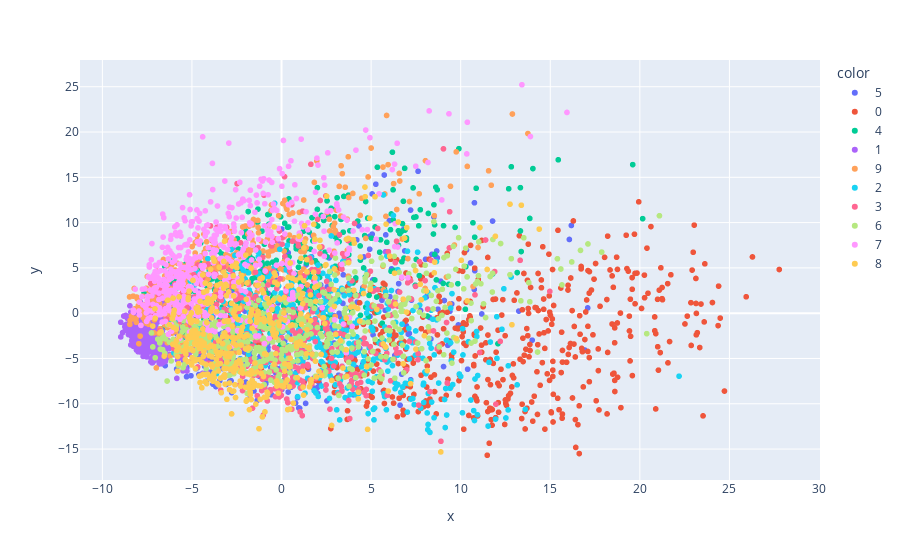
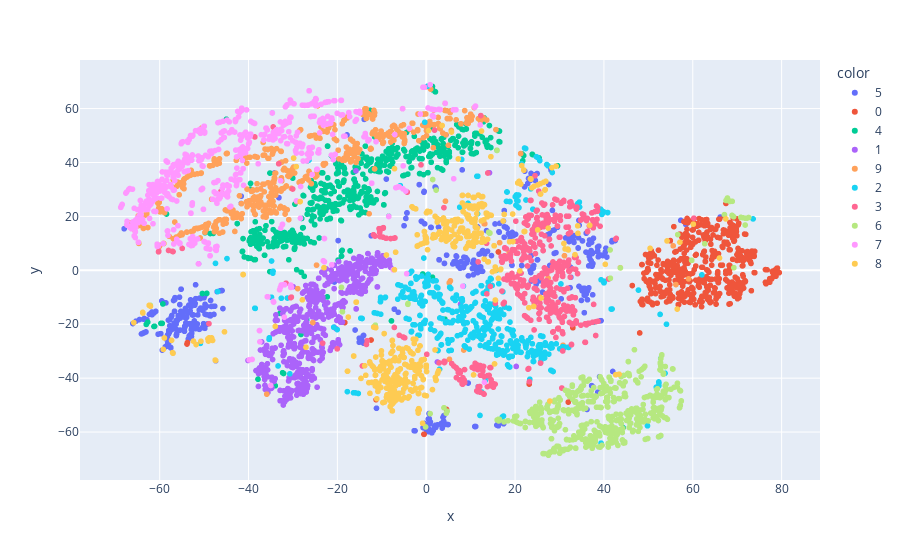

Notebook code cell kept with these figures, in order:
### Markdown cell above
##

### Code cell
# pca
pca = PCA(n_components=2)
pca_result = pca.fit_transform(high_dim_data)

show_result(pca_result, y)

# t-SNE
tsne = TSNE(n_components=2, random_state=0, perplexity=30)
tsne_result = tsne.fit_transform(high_dim_data)
show_result(tsne_result, y)

### Figure 1 — Plotly figure (JSON) as saved in the notebook; plotly's stock layout.template omitted (floating-point values rounded to 4 significant figures; data arrays with more than 128 entries replaced by an {"elided": "..."} marker saying what was removed)
{"data": [{"hovertemplate": "color=5<br>x=%{x}<br>y=%{y}<extra></extra>", "legendgroup": "5", "marker": {"color": "#636efa", "symbol": "circle"}, "mode": "markers", "name": "5", "showlegend": true, "type": "scattergl", "x": {"elided": "434 float values"}, "xaxis": "x", "y": {"elided": "434 float values"}, "yaxis": "y"}, {"hovertemplate": "color=0<br>x=%{x}<br>y=%{y}<extra></extra>", "legendgroup": "0", "marker": {"color": "#EF553B", "symbol": "circle"}, "mode": "markers", "name": "0", "showlegend": true, "type": "scattergl", "x": {"elided": "479 float values"}, "xaxis": "x", "y": {"elided": "479 float values"}, "yaxis": "y"}, {"hovertemplate": "color=4<br>x=%{x}<br>y=%{y}<extra></extra>", "legendgroup": "4", "marker": {"color": "#00cc96", "symbol": "circle"}, "mode": "markers", "name": "4", "showlegend": true, "type": "scattergl", "x": {"elided": "535 float values"}, "xaxis": "x", "y": {"elided": "535 float values"}, "yaxis": "y"}, {"hovertemplate": "color=1<br>x=%{x}<br>y=%{y}<extra></extra>", "legendgroup": "1", "marker": {"color": "#ab63fa", "symbol": "circle"}, "mode": "markers", "name": "1", "showlegend": true, "type": "scattergl", "x": {"elided": "563 float values"}, "xaxis": "x", "y": {"elided": "563 float values"}, "yaxis": "y"}, {"hovertemplate": "color=9<br>x=%{x}<br>y=%{y}<extra></extra>", "legendgroup": "9", "marker": {"color": "#FFA15A", "symbol": "circle"}, "mode": "markers", "name": "9", "showlegend": true, "type": "scattergl", "x": {"elided": "495 float values"}, "xaxis": "x", "y": {"elided": "495 float values"}, "yaxis": "y"}, {"hovertemplate": "color=2<br>x=%{x}<br>y=%{y}<extra></extra>", "legendgroup": "2", "marker": {"color": "#19d3f3", "symbol": "circle"}, "mode": "markers", "name": "2", "showlegend": true, "type": "scattergl", "x": {"elided": "488 float values"}, "xaxis": "x", "y": {"elided": "488 float values"}, "yaxis": "y"}, {"hovertemplate": "color=3<br>x=%{x}<br>y=%{y}<extra></extra>", "legendgroup": "3", "marker": {"color": "#FF6692", "symbol": "circle"}, "mode": "markers", "name": "3", "showlegend": true, "type": "scattergl", "x": {"elided": "493 float values"}, "xaxis": "x", "y": {"elided": "493 float values"}, "yaxis": "y"}, {"hovertemplate": "color=6<br>x=%{x}<br>y=%{y}<extra></extra>", "legendgroup": "6", "marker": {"color": "#B6E880", "symbol": "circle"}, "mode": "markers", "name": "6", "showlegend": true, "type": "scattergl", "x": {"elided": "501 float values"}, "xaxis": "x", "y": {"elided": "501 float values"}, "yaxis": "y"}, {"hovertemplate": "color=7<br>x=%{x}<br>y=%{y}<extra></extra>", "legendgroup": "7", "marker": {"color": "#FF97FF", "symbol": "circle"}, "mode": "markers", "name": "7", "showlegend": true, "type": "scattergl", "x": {"elided": "550 float values"}, "xaxis": "x", "y": {"elided": "550 float values"}, "yaxis": "y"}, {"hovertemplate": "color=8<br>x=%{x}<br>y=%{y}<extra></extra>", "legendgroup": "8", "marker": {"color": "#FECB52", "symbol": "circle"}, "mode": "markers", "name": "8", "showlegend": true, "type": "scattergl", "x": {"elided": "462 float values"}, "xaxis": "x", "y": {"elided": "462 float values"}, "yaxis": "y"}], "layout": {"legend": {"title": {"text": "color"}, "tracegroupgap": 0}, "margin": {"t": 60}, "xaxis": {"anchor": "y", "domain": [0, 1], "title": {"text": "x"}}, "yaxis": {"anchor": "x", "domain": [0, 1], "title": {"text": "y"}}}}

### Figure 2 — Plotly figure (JSON) as saved in the notebook; plotly's stock layout.template omitted (floating-point values rounded to 4 significant figures; data arrays with more than 128 entries replaced by an {"elided": "..."} marker saying what was removed)
{"data": [{"hovertemplate": "color=5<br>x=%{x}<br>y=%{y}<extra></extra>", "legendgroup": "5", "marker": {"color": "#636efa", "symbol": "circle"}, "mode": "markers", "name": "5", "showlegend": true, "type": "scattergl", "x": {"elided": "434 float values"}, "xaxis": "x", "y": {"elided": "434 float values"}, "yaxis": "y"}, {"hovertemplate": "color=0<br>x=%{x}<br>y=%{y}<extra></extra>", "legendgroup": "0", "marker": {"color": "#EF553B", "symbol": "circle"}, "mode": "markers", "name": "0", "showlegend": true, "type": "scattergl", "x": {"elided": "479 float values"}, "xaxis": "x", "y": {"elided": "479 float values"}, "yaxis": "y"}, {"hovertemplate": "color=4<br>x=%{x}<br>y=%{y}<extra></extra>", "legendgroup": "4", "marker": {"color": "#00cc96", "symbol": "circle"}, "mode": "markers", "name": "4", "showlegend": true, "type": "scattergl", "x": {"elided": "535 float values"}, "xaxis": "x", "y": {"elided": "535 float values"}, "yaxis": "y"}, {"hovertemplate": "color=1<br>x=%{x}<br>y=%{y}<extra></extra>", "legendgroup": "1", "marker": {"color": "#ab63fa", "symbol": "circle"}, "mode": "markers", "name": "1", "showlegend": true, "type": "scattergl", "x": {"elided": "563 float values"}, "xaxis": "x", "y": {"elided": "563 float values"}, "yaxis": "y"}, {"hovertemplate": "color=9<br>x=%{x}<br>y=%{y}<extra></extra>", "legendgroup": "9", "marker": {"color": "#FFA15A", "symbol": "circle"}, "mode": "markers", "name": "9", "showlegend": true, "type": "scattergl", "x": {"elided": "495 float values"}, "xaxis": "x", "y": {"elided": "495 float values"}, "yaxis": "y"}, {"hovertemplate": "color=2<br>x=%{x}<br>y=%{y}<extra></extra>", "legendgroup": "2", "marker": {"color": "#19d3f3", "symbol": "circle"}, "mode": "markers", "name": "2", "showlegend": true, "type": "scattergl", "x": {"elided": "488 float values"}, "xaxis": "x", "y": {"elided": "488 float values"}, "yaxis": "y"}, {"hovertemplate": "color=3<br>x=%{x}<br>y=%{y}<extra></extra>", "legendgroup": "3", "marker": {"color": "#FF6692", "symbol": "circle"}, "mode": "markers", "name": "3", "showlegend": true, "type": "scattergl", "x": {"elided": "493 float values"}, "xaxis": "x", "y": {"elided": "493 float values"}, "yaxis": "y"}, {"hovertemplate": "color=6<br>x=%{x}<br>y=%{y}<extra></extra>", "legendgroup": "6", "marker": {"color": "#B6E880", "symbol": "circle"}, "mode": "markers", "name": "6", "showlegend": true, "type": "scattergl", "x": {"elided": "501 float values"}, "xaxis": "x", "y": {"elided": "501 float values"}, "yaxis": "y"}, {"hovertemplate": "color=7<br>x=%{x}<br>y=%{y}<extra></extra>", "legendgroup": "7", "marker": {"color": "#FF97FF", "symbol": "circle"}, "mode": "markers", "name": "7", "showlegend": true, "type": "scattergl", "x": {"elided": "550 float values"}, "xaxis": "x", "y": {"elided": "550 float values"}, "yaxis": "y"}, {"hovertemplate": "color=8<br>x=%{x}<br>y=%{y}<extra></extra>", "legendgroup": "8", "marker": {"color": "#FECB52", "symbol": "circle"}, "mode": "markers", "name": "8", "showlegend": true, "type": "scattergl", "x": {"elided": "462 float values"}, "xaxis": "x", "y": {"elided": "462 float values"}, "yaxis": "y"}], "layout": {"legend": {"title": {"text": "color"}, "tracegroupgap": 0}, "margin": {"t": 60}, "xaxis": {"anchor": "y", "domain": [0, 1], "title": {"text": "x"}}, "yaxis": {"anchor": "x", "domain": [0, 1], "title": {"text": "y"}}}}
